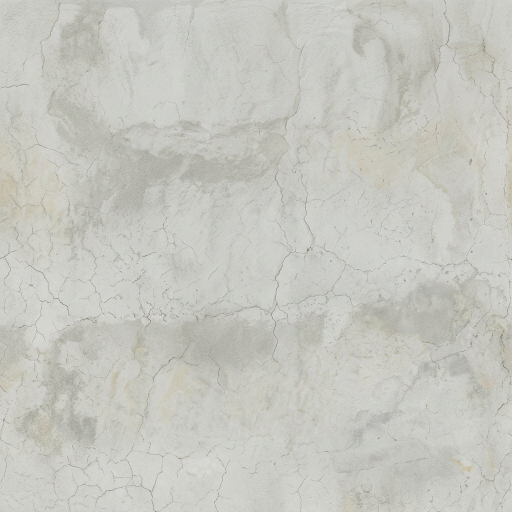
#> input picture art/survival/reference/aged-plaster.jpg, 1024 x 1024 px, given in place of karabasma.jpg, which was not available (shown at 1/2 size)
$ python bake.py
#> lines starting #> are read from the running program, lines starting #| are printed output that depends on the picture; after the words box and inside, x2 and y2 are one past the last pixel; in counts of white or black regions, pixels touching at a corner belong together
### art/environment/meshkit.py
"""Small static glTF workshop. One indexed primitive per object, metre units, +Z front."""

import json
import math
import struct
from io import BytesIO
from pathlib import Path

import numpy as np
from PIL import Image

ROOT = Path(__file__).resolve().parents[2]
REF = Path(__file__).parent / "reference"
OUT = ROOT / "public/assets/workshop"


def rect_uv(rect):
    x, t, r, b = rect
    return [(x, b), (r, b), (r, t), (x, t)]


class Mesh:
    def __init__(self, name, rough=0.92, metal=0):
        self.name, self.rough, self.metal = name, rough, metal
        self.rows, self.keys, self.indices = [], {}, []

    def polygon(self, points, uvs, normals=None):
        a, b, c = np.asarray(points[:3])
        n = np.cross(b - a, c - a)
        norm = np.linalg.norm(n)
        if norm < 1e-12:
            return
        n /= norm
        indices = []
        for i, (p, uv) in enumerate(zip(points, uvs, strict=True)):
            key = tuple(round(float(v), 6) for v in (*p, *(n if normals is None else normals[i]), *uv))
            if key not in self.keys:
                self.keys[key] = len(self.rows)
                self.rows.append(key)
            indices.append(self.keys[key])
        for k in range(1, len(indices) - 1):
            self.indices.extend((indices[0], indices[k], indices[k + 1]))

    # [44 lines left out: functions box, skin, not called in this run]


def save_glb(name, meshes, image, size, folder):
    folder.mkdir(exist_ok=True, parents=True)
    doc = {
        "asset": {"version": "2.0", "generator": "Kuzdag village workshop"},
        "scene": 0,
        "scenes": [{"nodes": list(range(len(meshes)))}],
        "nodes": [],
        "meshes": [],
        "materials": [],
        "accessors": [],
        "bufferViews": [],
        "textures": [{"source": 0}],
    }
    data = bytearray()

    def view(payload, target=None):
        data.extend(b"\x00" * (-len(data) % 4))
        rec = {"buffer": 0, "byteOffset": len(data), "byteLength": len(payload)}
        if target:
            rec["target"] = target
        doc["bufferViews"].append(rec)
        data.extend(payload)
        return len(doc["bufferViews"]) - 1

    def acc(arr, kind, comp, target, bounds=False):
        rec = {
            "bufferView": view(arr.tobytes(), target),
            "componentType": comp,
            "type": kind,
            "count": len(arr),
        }
        if bounds:
            rec.update(min=arr.min(axis=0).tolist(), max=arr.max(axis=0).tolist())
        doc["accessors"].append(rec)
        return len(doc["accessors"]) - 1

    for idx, m in enumerate(meshes):
        rows = np.asarray(m.rows, dtype="<f4")
        assert len(rows) < 65536
        attrs = {
            "POSITION": acc(rows[:, :3], "VEC3", 5126, 34962, True),
            "NORMAL": acc(rows[:, 3:6], "VEC3", 5126, 34962),
            "TEXCOORD_0": acc(rows[:, 6:], "VEC2", 5126, 34962),
        }
        doc["nodes"].append({"name": m.name, "mesh": idx})
        doc["meshes"].append(
            {
                "name": m.name,
                "primitives": [
                    {
                        "attributes": attrs,
                        "indices": acc(np.array(m.indices, dtype="<u2"), "SCALAR", 5123, 34963),
                        "material": idx,
                    }
                ],
            }
        )
        doc["materials"].append(
            {
                "pbrMetallicRoughness": {
                    "baseColorTexture": {"index": 0},
                    "roughnessFactor": m.rough,
                    "metallicFactor": m.metal,
                }
            }
        )
    buf = BytesIO()
    image.convert("RGB").resize(size, Image.Resampling.LANCZOS).save(buf, "JPEG", quality=86, optimize=True)
    doc["images"] = [{"bufferView": view(buf.getvalue()), "mimeType": "image/jpeg"}]
    doc["buffers"] = [{"byteLength": len(data)}]
    data.extend(b"\x00" * (-len(data) % 4))
    js = json.dumps(doc, separators=(",", ":")).encode()
    js += b" " * (-len(js) % 4)
    (folder / (name + ".glb")).write_bytes(
        struct.pack("<4sII", b"glTF", 2, 28 + len(js) + len(data))
        + struct.pack("<I4s", len(js), b"JSON")
        + js
        + struct.pack("<I4s", len(data), b"BIN\0")
        + data
    )


# [4 lines left out: function bake, not called in this run]

### art/night/bake.py
"""Kuzdağ night workshop. Photo-fitted solids, metre units, +Z front / -X head.
Run: python art/night/bake.py (NumPy, SciPy and Pillow). No network or runtime photogrammetry.
"""

import math
import sys
from pathlib import Path

import numpy as np
from PIL import Image
from scipy import ndimage

HERE = Path(__file__).resolve().parent
sys.path.insert(0, str(HERE.parent / "environment"))
from meshkit import Mesh, rect_uv, save_glb

OUT = HERE.parents[1] / "public/assets/night"
TAU = 2 * math.pi


def plate(key):
#> called with key = 'karabasma'
    revised = HERE.parent / "survival/reference" / (key + ".jpg")
    if key in {
        "mektep",
        "istasyon",
        "karabasma",
        "karabasma-back",
        "sis-gozcusu",
        "sis-gozcusu-back",
    }:
        return Image.open(revised).convert("RGB")
#> returned value is the input picture: PIL image 1024x1024 RGB; mean R, G, B 198.1, 198.6, 191.8
    return Image.open(HERE / "reference" / (key + ".jpg")).convert("RGB")


def samples(profile, stride):
    p = np.array(profile, dtype=float)
    return np.r_[
        *[
            np.linspace(a, b, max(1, math.ceil((b - a) / stride)), endpoint=False)
            for a, b in zip(p[:-1, 0], p[1:, 0], strict=True)
        ],
        p[-1, 0],
    ]


def section(profile, y):
    p = np.asarray(profile)
    return [np.interp(y, p[:, 0], p[:, j]) for j in range(1, p.shape[1])]


def skin(m, rings, tex, panel=None):
    # Keep smooth normals across the front/rear atlas seam. Duplicate only the UV seam.
    r = np.array(rings)
    rows, cols = r.shape[:2]
    around = np.roll(r, -1, axis=1) - np.roll(r, 1, axis=1)
    normals = np.cross(around, np.gradient(r, axis=0))
    normals /= np.maximum(1e-10, np.linalg.norm(normals, axis=2, keepdims=True))
    for j in range(rows - 1):
        for k in range(cols):
            l = (k + 1) % cols
            ids = [(j, k), (j, l), (j + 1, l), (j + 1, k)]
            side = panel(k, cols) if panel else False
            m.polygon(
                [r[i] for i in ids],
                [tex(*i, side) for i in ids],
                [normals[i] for i in ids],
            )
    for j in [0, rows - 1]:
        mid = r[j].mean(axis=0)
        for k in range(cols):
            l = (k + 1) % cols
            side = panel(k, cols) if panel else False
            order = [l, k] if j == 0 else [k, l]
            uv = [tex(j, i, side) for i in order]
            m.polygon([r[j, i] for i in order] + [mid], uv + [np.mean(uv, axis=0)])


# (height down the 160x287 fitting plate, left edge, right edge, half-depth, depth offset).
WARDROBE = {
    "karabasma": {
        "height": 2.29,
        "top": 11,
        "sole": 277,
        "center": 80,
        "coat": [
            (62, 68, 92, 9, 0),
            (72, 56, 105, 13, 0),
            (84, 52, 108, 15, 0),
            (109, 60, 100, 14, 0),
            (122, 61, 99, 12, 0),
            (135, 59, 101, 13, 0),
            (166, 55, 105, 16, 0),
            (203, 47, 112, 19, -1),
            (231, 42, 119, 22, -2),
            (240, 46, 117, 20, -2),
        ],
        "hood": [
            (11, 78, 81, 2, -3),
            (21, 74, 86, 6, -1),
            (38, 67, 92, 12, 0),
            (51, 64, 96, 15, 1),
            (67, 62, 98, 16, 0),
            (79, 66, 94, 14, 3),
            (85, 72, 89, 10, 9),
        ],
        "sleeve": [
            (72, 56, 69, 6, 0),
            (85, 49, 65, 9, 0),
            (106, 43, 58, 8, 0),
            (124, 39, 52, 7, 0),
            (145, 34, 48, 6, 0),
            (156, 35, 46, 5, 1),
            (174, 35, 43, 4, 1),
            (180, 38, 42, 2, 1),
        ],
        "boot": [
            (190, 57, 77, 9, -1),
            (219, 54, 75, 9, 0),
            (244, 56, 72, 8, 0),
            (256, 57, 72, 7, 2),
            (267, 55, 72, 10, 5),
            (274, 52, 70, 13, 6),
            (277, 53, 67, 11, 6),
        ],
    },
    "sis-gozcusu": {
        "height": 2.15,
        "top": 19,
        "sole": 275,
        "center": 80,
        "coat": [
            (59, 71, 89, 9, 0),
            (66, 59, 101, 13, 0),
            (83, 53, 107, 16, 0),
            (104, 60, 100, 14, 0),
            (128, 61, 100, 13, -1),
            (161, 55, 105, 16, -2),
            (207, 49, 112, 19, -2),
            (227, 48, 113, 20, -2),
            (231, 51, 110, 19, -2),
        ],
        "cape": [
            (55, 69, 91, 11, 0),
            (64, 59, 101, 17, 0),
            (78, 45, 115, 21, 0),
            (97, 32, 128, 25, 0),
            (102, 39, 121, 23, 0),
        ],
        "hood": [
            (19, 78, 83, 4, -1),
            (23, 73, 88, 9, 0),
            (31, 68, 93, 12, 0),
            (42, 66, 95, 14, 0),
            (55, 66, 95, 14, 0),
            (65, 71, 90, 12, 0),
            (71, 77, 85, 8, 1),
        ],
        "sleeve": [
            (77, 48, 60, 7, -2),
            (101, 41, 56, 8, 0),
            (122, 37, 50, 7, 1),
            (142, 35, 48, 7, 0),
            (155, 36, 47, 5, 1),
            (168, 39, 46, 4, 1),
            (174, 42, 46, 2, 1),
        ],
        "boot": [
            (182, 59, 79, 10, -1),
            (222, 57, 77, 9, 0),
            (243, 58, 74, 7, 1),
            (259, 57, 73, 7, 2),
            (268, 54, 73, 10, 5),
            (274, 53, 70, 12, 6),
            (275, 54, 68, 10, 6),
        ],
    },
}


def bleed_costume(im, neutral=False):
    # These four fitting photos have neutral studio sweeps. Hand/hem gaps would otherwise
    # project strips of grey onto the closed geometry, especially as mip levels blend.
    rgb = np.asarray(im)
    hi, lo = rgb.max(axis=2), rgb.min(axis=2)
    if neutral:
        # The cooler studio plate is nearly monochrome: saturation alone would
        # mistake the pale hood for background and replace it with brown cloth.
        a = rgb.astype(float)
        left = np.median(a[:, :40], axis=1)[:, None, :]
        right = np.median(a[:, -40:], axis=1)[:, None, :]
        t = np.linspace(0, 1, im.width)[None, :, None]
        background = left * (1 - t) + right * t
        cloth = ndimage.binary_fill_holes(np.linalg.norm(a - background, axis=2) > 23)
        cloth = ndimage.binary_opening(cloth, iterations=2)
    else:
        cloth = ndimage.binary_erosion((hi - lo > 10) | (hi < 96), iterations=2)
    dist, nearest = ndimage.distance_transform_edt(~cloth, return_indices=True)
    pixels = rgb[tuple(nearest)]
    return Image.fromarray(
        np.where((dist < 50)[:, :, None], pixels, [49, 44, 38]).astype("uint8")
    )


def watcher(key, small):
    cfg = WARDROBE[key]
    u = cfg["height"] / (cfg["sole"] - cfg["top"])
    c = cfg["center"]
    meshes = []
    front, back = plate(key), plate(key + "-back")
#> call 2 of plate, with key = 'karabasma-back'
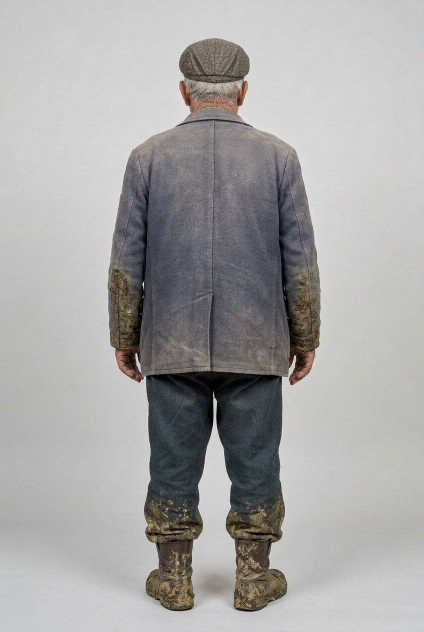
#> input picture art/survival/reference/bekci-back.jpg, 848 x 1264 px, given in place of karabasma-back.jpg, which was not available (shown at 1/2 size)
#> in plate, returned value is the input picture: PIL image 848x1264 RGB; mean R, G, B 167.2, 166.4, 165.6
    atlas = Image.new("RGB", (1024, 1400))
#> atlas: PIL image 1024x1400 RGB; every value is 0
    # Crop away the unoccupied sides so the entire texture budget goes to the costume.
    for i, im in enumerate((front, back)):
        atlas.paste(
            bleed_costume(im, key == "sis-gozcusu")
            .crop(
                (round(28 / 160 * im.width), 0, round(132 / 160 * im.width), im.height)
            )
            .resize((512, 1400)),
            (i * 512, 0),
        )
#> this loop made 2 passes
#> pass 1, in bleed_costume, `cloth = ndimage.binary_erosion((hi - lo > 10) | (hi < 96), iterations=2)`:
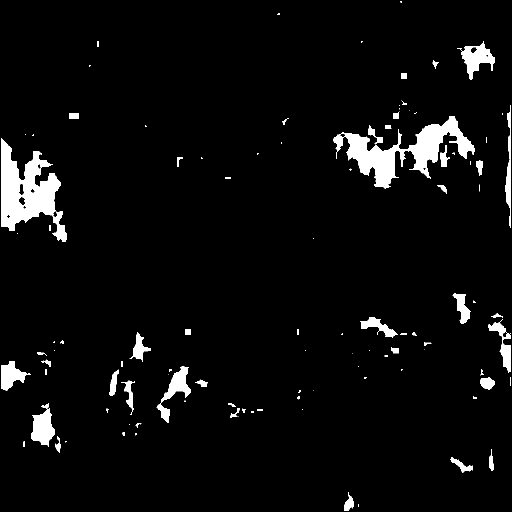
#> cloth: shape (1024, 1024) bool (shown at 1/2 size); 4.7% white; 105 white regions (44 under 20 px), largest, box (x1, y1, x2, y2) and area: (666, 232, 950, 378) 13349, (2, 276, 134, 484) 13162, (914, 82, 990, 159) 2481
#> pass 1, in bleed_costume, `dist, nearest = ndimage.distance_transform_edt(~cloth, return_indices=..`:
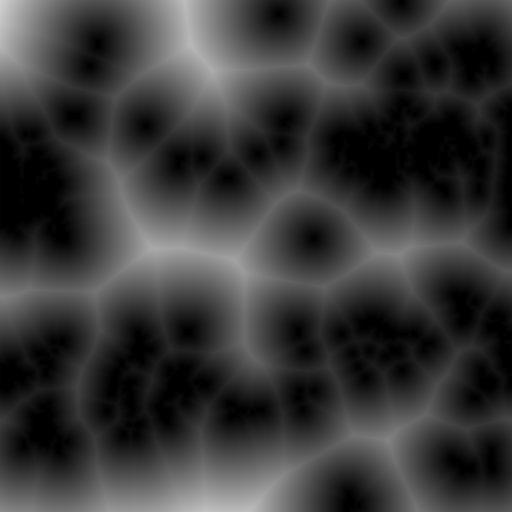
#> dist: shape (1024, 1024) float64 (shown at 1/2 size); min 0, max 210.6, mean 56.2
#> after the loop:
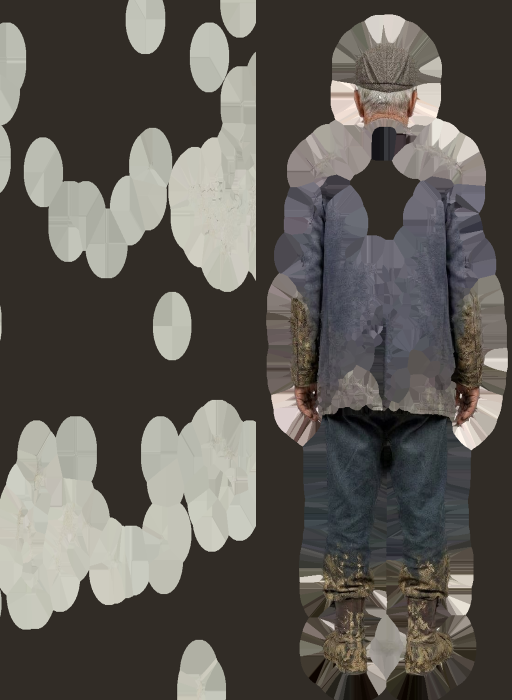
#> atlas: PIL image 1024x1400 RGB (shown at 1/2 size); mean R, G, B 94.2, 90.7, 84.9
    for part, name, flip in [
        ("coat", "coat", False),
        ("hood", "hood", False),
        ("sleeve", "sleeveR", False),
        ("sleeve", "sleeveL", True),
        ("boot", "bootR", False),
        ("boot", "bootL", True),
    ] + ([("cape", "cape", False)] if "cape" in cfg else []):
        prof = cfg[part]
        m = Mesh(name)
        meshes.append(m)
        ringlist = []
        texcoords = []
        ys = samples(
            prof, (9 if small else 4) if part == "hood" else 20 if small else 9
        )[::-1]
        n = (
            (16 if small else 32)
            if part in ("coat", "hood", "cape")
            else 12
            if small
            else 20
        )
        for j, y in enumerate(ys):
            a, b, d, off = section(prof, y)
            a, b = (2 * c - b, 2 * c - a) if flip else (a, b)
            ring = []
            coords = []
            for k in range(n):
                th = TAU * k / n
                s, co = math.sin(th), math.cos(th)
                x = (a + b) / 2 + (b - a) * s / 2
                z = off + d * co
                h = y
                if part in ("coat", "cape"):
                    hem = max(0, (y - prof[0][0]) / (prof[-1][0] - prof[0][0]))
                    z += co * math.cos(th * 9 + 0.7) * 2 * hem
                    h -= hem**4 * (1.8 * math.cos(11 * th) + 1.4 * math.sin(th * 5))
                if part == "hood" and co > 0:
                    if key == "sis-gozcusu":
                        z += 4.3 * math.exp(
                            -(((x - c) / 2.5) ** 2) - ((y - 46) / 6) ** 2
                        ) - 2.2 * math.exp(
                            -(((abs(x - c) - 4) / 2.7) ** 2) - ((y - 38) / 2.7) ** 2
                        )
                    else:
                        z -= 4 * math.exp(-(((x - c) / 7) ** 2) - ((y - 54) / 8) ** 2)
                ring.append([(x - c) * u, (cfg["sole"] - h) * u, z * u])
                coords.append(
                    (x - 1.3 * s**5, np.clip(y, prof[0][0] + 0.9, prof[-1][0] - 0.9))
                )
            ringlist.append(ring)
            texcoords.append(coords)

        def uv(j, k, rear):
            x, y = texcoords[j][k]
            if rear:
                x = 2 * c - x
                y = cfg["top"] + ((y - cfg["top"]) / (cfg["sole"] - cfg["top"])) * (
                    277 - cfg["top"]
                )
            return ((x - 28) / 208 + 0.5 * rear, y / 287)

        skin(m, ringlist, uv, lambda k, n: math.cos(TAU * (k + 0.5) / n) < 0)
    return meshes, atlas, (512, 640) if small else (1024, 1280)


# Longitudinal stations: x, near/far cloth silhouette (pixels in 430x240), height in metres.
# Heads, boots and the folded arms are closed separate islands; not a textured rectangular cover.
HEAD_A = [
    (20, 118, 125, 0.11),
    (24, 108, 135, 0.16),
    (32, 101, 141, 0.20),
    (42, 99, 142, 0.22),
    (55, 99, 142, 0.205),
    (65, 102, 140, 0.19),
    (70, 105, 136, 0.16),
    (73, 110, 131, 0.13),
    (84, 106, 137, 0.13),
]
HEAD_M = [
    (22, 115, 124, 0.12),
    (26, 105, 132, 0.18),
    (35, 100, 139, 0.215),
    (46, 99, 140, 0.223),
    (57, 100, 139, 0.21),
    (67, 104, 137, 0.194),
    (75, 108, 132, 0.162),
    (83, 108, 132, 0.142),
    (96, 104, 139, 0.145),
]
ARIF = [
    (79, 105, 139, 0.13),
    (83, 90, 153, 0.194),
    (90, 76, 166, 0.227),
    (104, 65, 177, 0.267),
    (128, 55, 188, 0.29),
    (160, 52, 193, 0.302),
    (191, 55, 190, 0.265),
    (212, 56, 182, 0.244),
    (225, 66, 183, 0.22),
    (242, 75, 181, 0.216),
    (277, 69, 180, 0.224),
    (315, 66, 181, 0.213),
    (351, 65, 180, 0.179),
    (381, 69, 173, 0.153),
    (386, 75, 167, 0.163),
    (401, 82, 160, 0.176),
    (413, 94, 150, 0.169),
    (418, 111, 135, 0.119),
]
MAHMUT = [
    (77, 109, 131, 0.13),
    (86, 87, 151, 0.2),
    (99, 67, 169, 0.243),
    (118, 62, 178, 0.277),
    (149, 53, 188, 0.288),
    (175, 52, 186, 0.265),
    (207, 55, 183, 0.245),
    (239, 56, 184, 0.226),
    (277, 55, 184, 0.22),
    (323, 55, 185, 0.197),
    (362, 57, 184, 0.165),
    (376, 59, 183, 0.157),
    (384, 90, 157, 0.13),
]
YOLCU = [
    (15, 112, 127, 0.10),
    (20, 97, 142, 0.169),
    (30, 89, 150, 0.196),
    (46, 85, 154, 0.229),
    (63, 86, 153, 0.23),
    (78, 92, 146, 0.194),
    (85, 96, 142, 0.158),
    (93, 70, 162, 0.206),
    (103, 60, 173, 0.243),
    (132, 56, 181, 0.264),
    (158, 55, 183, 0.279),
    (184, 58, 181, 0.27),
    (211, 65, 174, 0.247),
    (221, 70, 169, 0.224),
    (239, 72, 166, 0.235),
    (267, 77, 164, 0.213),
    (295, 82, 159, 0.194),
    (317, 84, 154, 0.179),
    (337, 88, 151, 0.165),
    (357, 92, 145, 0.146),
    (365, 98, 140, 0.126),
    (376, 94, 147, 0.151),
    (397, 92, 147, 0.161),
    (409, 93, 141, 0.14),
    (415, 104, 133, 0.099),
]


# [234 lines left out: functions body, building, exchange, not called in this run]


if __name__ == "__main__":
    for small in [False, True]:
        for key in [
            "karabasma",
            "sis-gozcusu",
            "arif",
            "mahmut",
            "yolcu",
            "mektep",
            "istasyon",
            "santral",
        ]:
            meshes, im, size = (
                watcher(key, small)
                if key in WARDROBE
                else building(key, small)
                if key in ("mektep", "istasyon")
                else exchange(small)
                if key == "santral"
                else body(key, small)
            )
#> meshes = 6 items; size = (1024, 1280)
            save_glb(key, meshes, im, size, OUT / "compact" if small else OUT)
#> the loop in save_glb, `for idx, m in enumerate(meshes):` made 6 passes
#> attrs on passes 1 to 6: {'POSITION': 0, 'NORMAL': 1, 'TEXCOORD_0': 2}, {'POSITION': 4, 'NORMAL': 5, 'TEXCOORD_0': 6}, {'POSITION': 8, 'NORMAL': 9, 'TEXCOORD_0': 10}, {'POSITION': 12, 'NORMAL': 13, 'TEXCOORD_0': 14}, {'POSITION': 16, 'NORMAL': 17, 'TEXCOORD_0': 18}, {'POSITION': 20, 'NORMAL': 21, 'TEXCOORD_0': 22}
            print(
                key,
                "compact" if small else "full",
                sum(len(m.indices) // 3 for m in meshes),
            )
#| karabasma full 5472
#> (the run stopped early here; a loop or call above may not have finished)
